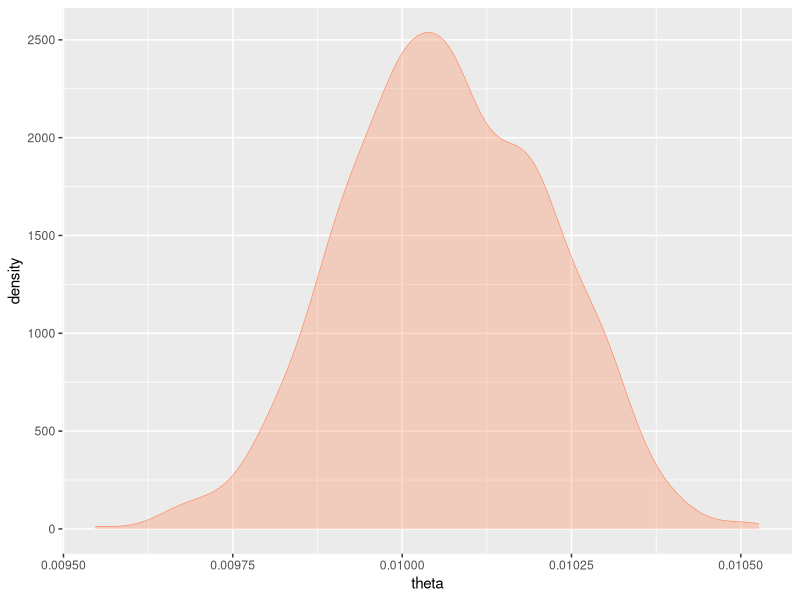

Write the R code that produced this figure.
# SEIR BRD Simulation using Genetic Marker Selection Bayesian Methods

# susceptible, exposed, infectious, recovered
# N total population = sum(s,e,i,r)

# parameters informed by Snowder, Van Vleck, Cundiff et al. (2006)

# beta: infectious rate, transmitting disease between S and E, .17 feedlot incidence rate

# sigma: incubation rate, rate of latent subjects becoming infectious 
#        average duration of incubation is 1/sigma
#        characterized as 1-theta

# theta: associated brd resistance rate from genetic marker selection
#        random variable with conditional distribution on m, marker selection
#        prior on theta assumed beta
#        likelihood on m assumed binomial for ms successes in cow-calf population
#        likelihood parameter theta implies probability of cow-calf operation adopting genetic marker selection

# gamma: recovery rate 1/D, determined by avg duration D of infection

# delta: death rate .039

remove(list = objects())
library(deSolve)
library(data.table)
library(ggplot2)

##### global fixed params #####

beta_val <- 0.17
delta_val <- mean(c(.039, .01))
gamma_val <- 1/61.81
fixed_params <- c(beta = beta_val, delta = delta_val, gamma = gamma_val)

# initialize state variables and time bounds
# vary population and pen size to evaluate outcomes under different operation sizes
Npop <- 7963 # population, 2018 avg feedlot head capacity
pen_size <- 53 # 2018 avg feedlot pens
head_pen <- Npop / pen_size
t <- seq(0, 182, 1) # representative feedlot days on feed

e_init <- 53 # assume one calf exposed to BRD per pen
i_init <- 0.128*Npop # 0.128 BRD incidence rate pre-feedlot introduction
r_init <- 0
s_init <- Npop - sum(e_init, i_init, r_init)
init_vals <- c(S = s_init, E = e_init, I = i_init, R = r_init) / Npop

##### Model specification #####

# initialize proportion of genetic marker selected in each pen
m_vec <- c()
for (i in 1:pen_size) {
  
  u <- runif(1)
  m_vec[i] <- u*head_pen

}

# equate summation of independent genetic marker selection population for posterior
M <- sum(m_vec)

theta_draw <- function(s) {

  # posterior hyperparameters from pseudo obs, set up and draw
  # psuedo (a) avg number of successes, implied genetic marker selection calves
  # psuedo (b) number of failures, implied non-genetic marker selection calves
  a_param <- M + mean(m_vec)
  b_param <- sum(Npop - m_vec) + Npop - mean(m_vec)
  theta_vec <- rbeta(s, a_param, b_param)
  
  return(list(draw = theta_vec, a = a_param, b = b_param))
  
}

brd_seir <- function(time, state, parameters) {
  
  S <- state[['S']]
  E <- state[['E']]
  I <- state[['I']]
  R <- state[['R']]
  
  with(as.list(c(state, parameters)), {
    
    # specify differential equations
    dsdt <- -beta*S*I
    dedt <- beta*S*I - (1-theta)*E - theta*E
    didt <- (1-theta)*E - gamma*I - delta*I
    drdt <- gamma*I + theta*E
    
    list(c(dsdt, dedt, didt, drdt), theta = theta)
    
  })
  
}

##### simulation #####

# posterior evaluation
Nden <- 1000
theta_dens <- data.table(theta = theta_draw(Nden)[['draw']])
ggplot(theta_dens, aes(theta)) +
  geom_density(alpha = 0.3, size = 0.2, color = 'coral', fill = 'coral')

# brd sim
Nsim <- 2
theta_vec <- c()
brd_sim <- list()
for (i in 1:Nsim) {
  
  theta <- theta_draw(1)[['draw']]
  theta_vec[i] <- theta
  sim <- data.table(ode(init_vals, seq(0, 10, 1), brd_seir, fixed_params))
  brd_sim <- append(brd_sim, list(sim))
  
  if (i == Nsim) {
    
    print('Simulation complete')
    
  }
  
}
